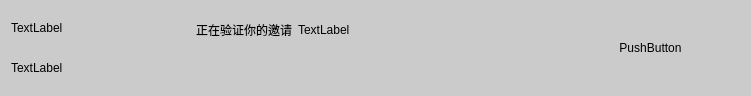
<?xml version="1.0" encoding="UTF-8"?>
<ui version="4.0">
 <class>FriendNoticeResWgt</class>
 <widget class="QWidget" name="FriendNoticeResWgt">
  <property name="geometry">
   <rect>
    <x>0</x>
    <y>0</y>
    <width>751</width>
    <height>96</height>
   </rect>
  </property>
  <property name="sizePolicy">
   <sizepolicy hsizetype="Preferred" vsizetype="Fixed">
    <horstretch>0</horstretch>
    <verstretch>0</verstretch>
   </sizepolicy>
  </property>
  <property name="windowTitle">
   <string>Form</string>
  </property>
  <property name="styleSheet">
   <string notr="true">QWidget#FriendNoticeResWgt {
	background-color: rgb(203,203,203);
	border-radius: 15px;
}

QLabel {
	font: 25 10pt '微软雅黑 Light';
	color: black;
}</string>
  </property>
  <layout class="QHBoxLayout" name="horizontalLayout_2" stretch="1,1,1,1">
   <item>
    <layout class="QVBoxLayout" name="verticalLayout">
     <item>
      <widget class="QLabel" name="UsernameLb">
       <property name="text">
        <string>TextLabel</string>
       </property>
      </widget>
     </item>
     <item>
      <widget class="QLabel" name="UseridLb">
       <property name="text">
        <string>TextLabel</string>
       </property>
      </widget>
     </item>
    </layout>
   </item>
   <item>
    <layout class="QHBoxLayout" name="horizontalLayout">
     <item>
      <layout class="QVBoxLayout" name="verticalLayout_2" stretch="1,1">
       <item>
        <widget class="QLabel" name="MessageLb">
         <property name="text">
          <string>正在验证你的邀请</string>
         </property>
         <property name="alignment">
          <set>Qt::AlignLeading|Qt::AlignLeft|Qt::AlignVCenter</set>
         </property>
        </widget>
       </item>
       <item>
        <spacer name="verticalSpacer">
         <property name="orientation">
          <enum>Qt::Vertical</enum>
         </property>
         <property name="sizeType">
          <enum>QSizePolicy::Preferred</enum>
         </property>
         <property name="sizeHint" stdset="0">
          <size>
           <width>20</width>
           <height>40</height>
          </size>
         </property>
        </spacer>
       </item>
      </layout>
     </item>
     <item>
      <layout class="QVBoxLayout" name="verticalLayout_3" stretch="1,1">
       <item>
        <widget class="QLabel" name="ApplyTimeLb">
         <property name="text">
          <string>TextLabel</string>
         </property>
        </widget>
       </item>
       <item>
        <spacer name="verticalSpacer_2">
         <property name="orientation">
          <enum>Qt::Vertical</enum>
         </property>
         <property name="sizeType">
          <enum>QSizePolicy::Preferred</enum>
         </property>
         <property name="sizeHint" stdset="0">
          <size>
           <width>20</width>
           <height>40</height>
          </size>
         </property>
        </spacer>
       </item>
      </layout>
     </item>
    </layout>
   </item>
   <item>
    <spacer name="horizontalSpacer">
     <property name="orientation">
      <enum>Qt::Horizontal</enum>
     </property>
     <property name="sizeHint" stdset="0">
      <size>
       <width>40</width>
       <height>20</height>
      </size>
     </property>
    </spacer>
   </item>
   <item>
    <widget class="QPushButton" name="NoticePb">
     <property name="styleSheet">
      <string notr="true">QPushButton {
    background-color: transparent;
    border-radius: 15px;
	font: 25 14pt '微软雅黑 Light';
	color: black;
}

    QPushButton:hover {
        background-color: rgb(170,168,159);
    }

    QPushButton:pressed {
        background-color: rgb(115,110,95);
    }</string>
     </property>
     <property name="text">
      <string>PushButton</string>
     </property>
    </widget>
   </item>
  </layout>
 </widget>
 <resources/>
 <connections/>
</ui>
